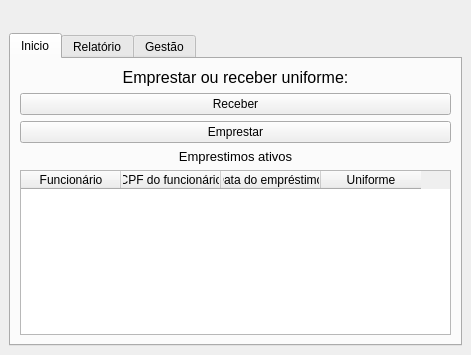
<?xml version="1.0" encoding="UTF-8"?>
<ui version="4.0">
 <class>MainWindow</class>
 <widget class="QMainWindow" name="MainWindow">
  <property name="geometry">
   <rect>
    <x>0</x>
    <y>0</y>
    <width>471</width>
    <height>320</height>
   </rect>
  </property>
  <property name="windowTitle">
   <string>Gestão de uniformes</string>
  </property>
  <property name="windowIcon">
   <iconset>
    <normaloff>uniforme-policial-removebg-preview.png</normaloff>uniforme-policial-removebg-preview.png</iconset>
  </property>
  <widget class="QWidget" name="centralwidget">
   <layout class="QVBoxLayout" name="verticalLayout">
    <item>
     <widget class="QWidget" name="widget" native="true">
      <property name="maximumSize">
       <size>
        <width>16777215</width>
        <height>160</height>
       </size>
      </property>
      <property name="styleSheet">
       <string notr="true">image: url(:/icon/uniforme-policial-removebg-preview.png);</string>
      </property>
      <layout class="QVBoxLayout" name="verticalLayout_6">
       <item>
        <spacer name="verticalSpacer_2">
         <property name="orientation">
          <enum>Qt::Vertical</enum>
         </property>
         <property name="sizeHint" stdset="0">
          <size>
           <width>20</width>
           <height>200</height>
          </size>
         </property>
        </spacer>
       </item>
      </layout>
     </widget>
    </item>
    <item>
     <widget class="QTabWidget" name="tabWidget">
      <property name="currentIndex">
       <number>0</number>
      </property>
      <widget class="QWidget" name="tab_inicio">
       <attribute name="title">
        <string>Inicio</string>
       </attribute>
       <layout class="QVBoxLayout" name="verticalLayout_2">
        <item>
         <widget class="QLabel" name="label">
          <property name="text">
           <string>&lt;html&gt;&lt;head/&gt;&lt;body&gt;&lt;p align=&quot;center&quot;&gt;&lt;span style=&quot; font-size:12pt;&quot;&gt;Emprestar ou receber uniforme:&lt;/span&gt;&lt;/p&gt;&lt;/body&gt;&lt;/html&gt;</string>
          </property>
         </widget>
        </item>
        <item>
         <widget class="QPushButton" name="btn_receber">
          <property name="text">
           <string>Receber</string>
          </property>
         </widget>
        </item>
        <item>
         <widget class="QPushButton" name="btn_emprestar">
          <property name="text">
           <string>Emprestar</string>
          </property>
         </widget>
        </item>
        <item>
         <widget class="QLabel" name="label_2">
          <property name="text">
           <string>&lt;html&gt;&lt;head/&gt;&lt;body&gt;&lt;p align=&quot;center&quot;&gt;&lt;span style=&quot; font-size:10pt;&quot;&gt;Emprestimos ativos&lt;/span&gt;&lt;/p&gt;&lt;/body&gt;&lt;/html&gt;</string>
          </property>
         </widget>
        </item>
        <item>
         <widget class="QTableWidget" name="tb_emprestismos_ativos">
          <column>
           <property name="text">
            <string>Funcionário</string>
           </property>
          </column>
          <column>
           <property name="text">
            <string>CPF do funcionário</string>
           </property>
          </column>
          <column>
           <property name="text">
            <string>Data do empréstimo </string>
           </property>
          </column>
          <column>
           <property name="text">
            <string>Uniforme</string>
           </property>
          </column>
         </widget>
        </item>
       </layout>
      </widget>
      <widget class="QWidget" name="tab_relatorio">
       <attribute name="title">
        <string>Relatório</string>
       </attribute>
       <layout class="QVBoxLayout" name="verticalLayout_3">
        <item>
         <layout class="QHBoxLayout" name="horizontalLayout_2">
          <item>
           <widget class="QLabel" name="lbl_data_inicial">
            <property name="text">
             <string>Data inicial</string>
            </property>
           </widget>
          </item>
          <item>
           <widget class="QLineEdit" name="txt_data_inicial"/>
          </item>
          <item>
           <widget class="QLabel" name="lbl_data_final">
            <property name="text">
             <string>Data final</string>
            </property>
           </widget>
          </item>
          <item>
           <widget class="QLineEdit" name="txt_data_final"/>
          </item>
          <item>
           <widget class="QPushButton" name="btn_consultar">
            <property name="text">
             <string>Consultar</string>
            </property>
           </widget>
          </item>
         </layout>
        </item>
        <item>
         <widget class="QTableWidget" name="tb_relatorio">
          <column>
           <property name="text">
            <string>Nome do funcionário</string>
           </property>
          </column>
          <column>
           <property name="text">
            <string>Data do empréstimo</string>
           </property>
          </column>
          <column>
           <property name="text">
            <string>Data da devolução</string>
           </property>
          </column>
          <column>
           <property name="text">
            <string>Uniforme emprestado</string>
           </property>
          </column>
         </widget>
        </item>
        <item>
         <layout class="QHBoxLayout" name="horizontalLayout_6">
          <item>
           <spacer name="horizontalSpacer_2">
            <property name="orientation">
             <enum>Qt::Horizontal</enum>
            </property>
            <property name="sizeHint" stdset="0">
             <size>
              <width>378</width>
              <height>20</height>
             </size>
            </property>
           </spacer>
          </item>
          <item>
           <widget class="QPushButton" name="btn_exportar">
            <property name="text">
             <string>Exportar</string>
            </property>
           </widget>
          </item>
         </layout>
        </item>
       </layout>
      </widget>
      <widget class="QWidget" name="tab_gestao">
       <attribute name="title">
        <string>Gestão</string>
       </attribute>
       <layout class="QHBoxLayout" name="horizontalLayout_3">
        <item>
         <widget class="QWidget" name="coluna_esquerda" native="true">
          <layout class="QVBoxLayout" name="verticalLayout_5">
           <item>
            <widget class="QLabel" name="label_3">
             <property name="text">
              <string>&lt;html&gt;&lt;head/&gt;&lt;body&gt;&lt;p align=&quot;center&quot;&gt;&lt;span style=&quot; font-size:12pt;&quot;&gt;Funcionários&lt;/span&gt;&lt;/p&gt;&lt;/body&gt;&lt;/html&gt;</string>
             </property>
            </widget>
           </item>
           <item>
            <widget class="QLabel" name="lbl_nome_funcionario">
             <property name="text">
              <string>Nome:</string>
             </property>
            </widget>
           </item>
           <item>
            <widget class="QLineEdit" name="txt_nome_funcionario"/>
           </item>
           <item>
            <widget class="QLabel" name="lbl_cpf_funcionario">
             <property name="text">
              <string>CPF:</string>
             </property>
            </widget>
           </item>
           <item>
            <widget class="QLineEdit" name="txt_cpf_funcionario"/>
           </item>
           <item>
            <layout class="QHBoxLayout" name="horizontalLayout_4">
             <item>
              <widget class="QPushButton" name="btn_editar_funcionario">
               <property name="text">
                <string>Editar</string>
               </property>
              </widget>
             </item>
             <item>
              <widget class="QPushButton" name="btn_remover_funcionario">
               <property name="text">
                <string>Remover</string>
               </property>
              </widget>
             </item>
            </layout>
           </item>
           <item>
            <widget class="QPushButton" name="btn_adicionar_funcionario">
             <property name="text">
              <string>Adicionar</string>
             </property>
            </widget>
           </item>
           <item>
            <widget class="QTableWidget" name="tb_funcionarios">
             <column>
              <property name="text">
               <string>Nome</string>
              </property>
             </column>
             <column>
              <property name="text">
               <string>CPF</string>
              </property>
             </column>
            </widget>
           </item>
          </layout>
          <zorder>lbl_nome_funcionario</zorder>
          <zorder>lbl_cpf_funcionario</zorder>
          <zorder>txt_nome_funcionario</zorder>
          <zorder>txt_cpf_funcionario</zorder>
          <zorder>btn_adicionar_funcionario</zorder>
          <zorder>tb_funcionarios</zorder>
          <zorder>label_3</zorder>
         </widget>
        </item>
        <item>
         <widget class="QWidget" name="coluna_direita" native="true">
          <layout class="QVBoxLayout" name="verticalLayout_4">
           <item>
            <widget class="QLabel" name="label_4">
             <property name="text">
              <string>&lt;html&gt;&lt;head/&gt;&lt;body&gt;&lt;p align=&quot;center&quot;&gt;&lt;span style=&quot; font-size:12pt;&quot;&gt;Uniformes&lt;/span&gt;&lt;/p&gt;&lt;/body&gt;&lt;/html&gt;</string>
             </property>
            </widget>
           </item>
           <item>
            <widget class="QLabel" name="lbl_nome_unforme">
             <property name="text">
              <string>Nome:</string>
             </property>
            </widget>
           </item>
           <item>
            <widget class="QLineEdit" name="txt_nome_uniforme"/>
           </item>
           <item>
            <layout class="QHBoxLayout" name="horizontalLayout_5">
             <item>
              <widget class="QPushButton" name="btn_editar_uniforme">
               <property name="text">
                <string>Editar</string>
               </property>
              </widget>
             </item>
             <item>
              <widget class="QPushButton" name="btn_remover_uniforme">
               <property name="text">
                <string>Remover</string>
               </property>
              </widget>
             </item>
            </layout>
           </item>
           <item>
            <widget class="QPushButton" name="btn_adicionar_uniforme">
             <property name="text">
              <string>Adicionar</string>
             </property>
            </widget>
           </item>
           <item>
            <widget class="QTableWidget" name="tb_funcionarios_2">
             <column>
              <property name="text">
               <string>Nome</string>
              </property>
             </column>
            </widget>
           </item>
          </layout>
         </widget>
        </item>
       </layout>
      </widget>
     </widget>
    </item>
   </layout>
  </widget>
 </widget>
 <resources>
  <include location="icones.qrc"/>
 </resources>
 <connections/>
</ui>
